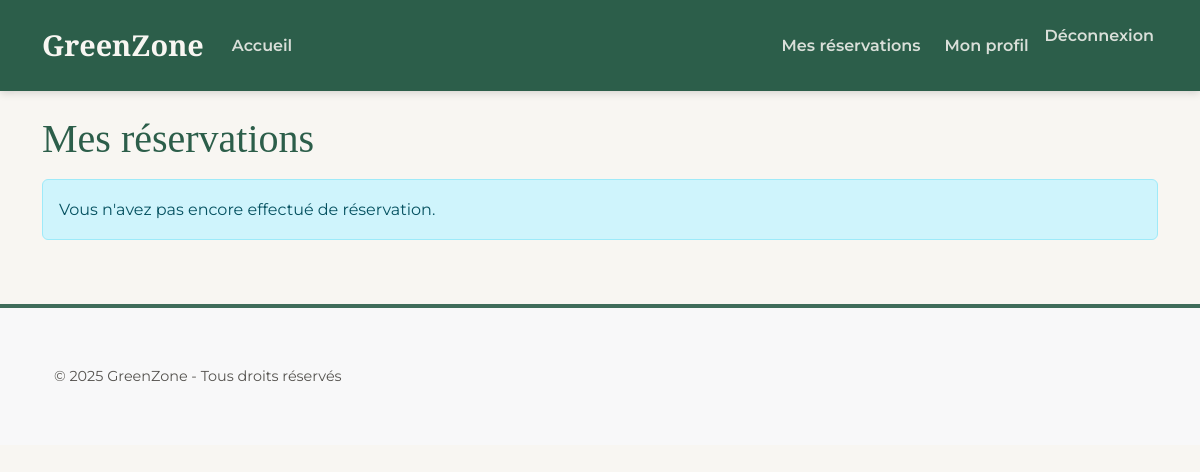
The page /bookings/dashboard/ (signed in) on the database as committed earlier.
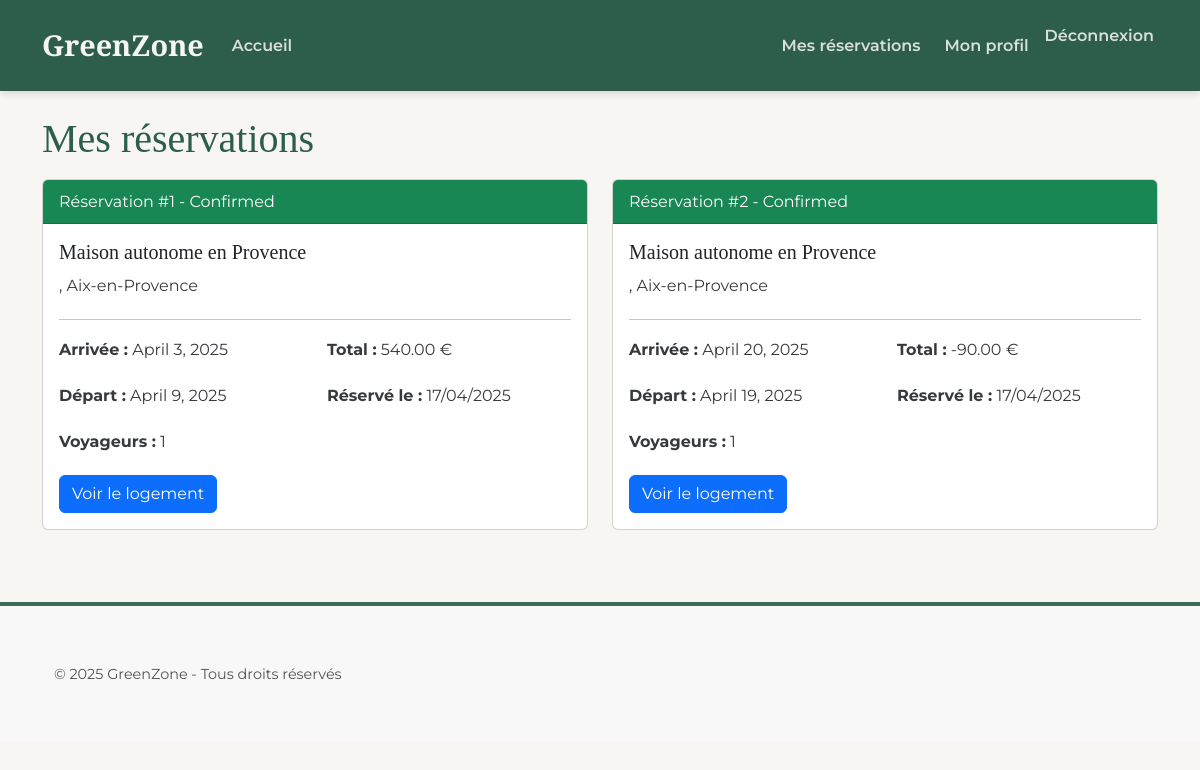
The same page on the database as committed later.
### bookings/models.py (models this page shows)
class Booking(models.Model):
    STATUS_CHOICES = (
        ('pending', 'Pending'),
        ('confirmed', 'Confirmed'),
        ('cancelled', 'Cancelled'),
    )
    accommodation = models.ForeignKey(Accommodation, on_delete=models.CASCADE)
    user = models.ForeignKey('auth.User', on_delete=models.CASCADE)
    check_in_date = models.DateField()
    check_out_date = models.DateField()
    guests = models.IntegerField(default=1)
    status = models.CharField(max_length=20, choices=STATUS_CHOICES, default='pending')
    created_at = models.DateTimeField(auto_now_add=True)
    total_price = models.DecimalField(max_digits=10, decimal_places=2)

### accommodations/models.py (models this page shows, shortened)
class Accommodation(models.Model):
    title = models.CharField(max_length=200)
    description = models.TextField()
    city = models.CharField(max_length=100)
    price_per_night = models.DecimalField(max_digits=10, decimal_places=2)
    capacity = models.IntegerField(default=1)
    owner = models.ForeignKey('auth.User', on_delete=models.CASCADE)
    image = models.ImageField(upload_to='accommodations/', null=True, blank=True)  # 👈 simple et direct

### bookings/views.py (the view)
# urls.py: path('dashboard/', views.booking_dashboard, name='booking_dashboard'),
@login_required
def booking_dashboard(request):
    bookings = Booking.objects.filter(user=request.user)
    return render(request, 'bookings/dashboard.html', {'bookings': bookings})

### bookings/templates/bookings/dashboard.html (shortened to what this page needs)
{% extends 'base.html' %}
{% block content %}
<h1>Mes réservations</h1>
<div class="row">
    {% for booking in bookings %}
        <div class="col-md-6 mb-4">
            <div class="card h-100">
                <div class="card-header
                    {% if booking.status == 'confirmed' %}bg-success text-white
                    {% elif booking.status == 'cancelled' %}bg-danger text-white
                    {% else %}bg-warning{% endif %}">
                    Réservation #{{ booking.id }} - {{ booking.get_status_display }}
                </div>
                <div class="card-body">
                    <h5 class="card-title">{{ booking.accommodation.title }}</h5>
                    <p>{{ booking.accommodation.address }}, {{ booking.accommodation.city }}</p>
                    <hr>
                    <div class="row">
                        <div class="col-md-6">
                            <p><strong>Arrivée :</strong> {{ booking.check_in_date }}</p>
                            <p><strong>Départ :</strong> {{ booking.check_out_date }}</p>
                            <p><strong>Voyageurs :</strong> {{ booking.guests }}</p>
                        </div>
                        <div class="col-md-6">
                            <p><strong>Total :</strong> {{ booking.total_price }} €</p>
                            <p><strong>Réservé le :</strong> {{ booking.created_at|date:"d/m/Y" }}</p>
                        </div>
                    </div>
                    <a href="{% url 'accommodation_detail' booking.accommodation.id %}" class="btn btn-primary">Voir le logement</a>
                </div>
            </div>
        </div>
    {% empty %}
        <div class="col-12">
            <div class="alert alert-info">
                Vous n'avez pas encore effectué de réservation.
            </div>
        </div>
    {% endfor %}
</div>
{% endblock %}

Rows that differ between the two databases and show on the page:
added Booking: id "1", status "Confirmed", accommodation "Maison autonome en Provence", accommodation.city "Aix-en-Provence", check_in_date "April 3, 2025", check_out_date "April 9, 2025", guests "1", total_price "540.00", created_at "17/04/2025"
added Booking: id "2", status "Confirmed", accommodation "Maison autonome en Provence", accommodation.city "Aix-en-Provence", check_in_date "April 20, 2025", check_out_date "April 19, 2025", guests "1", total_price "-90.00", created_at "17/04/2025"
Other text that changed with them:
text no longer shown: "Vous n'avez pas encore effectué de réservation."
